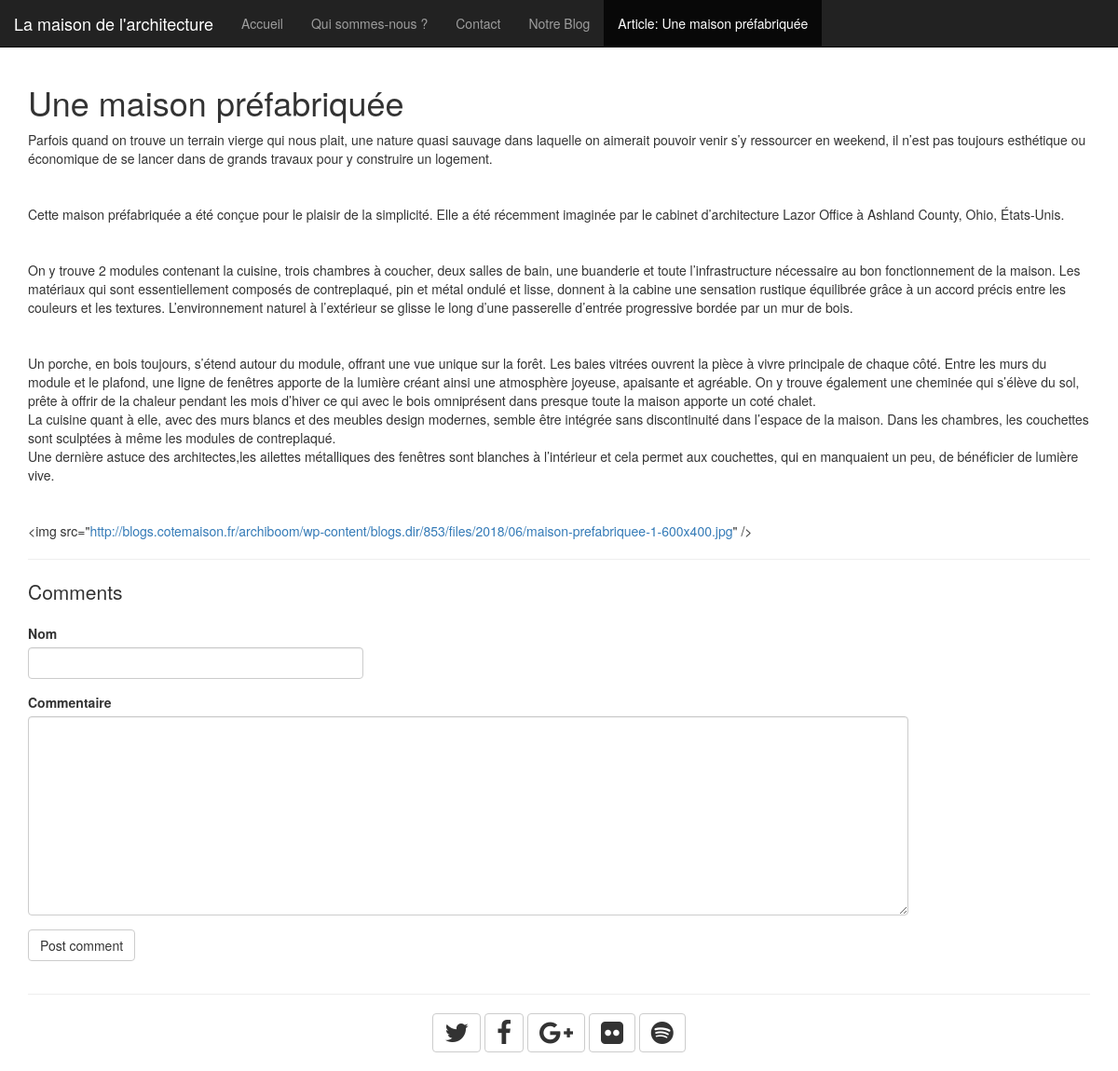
/blog/posts/4, run on the app's committed database.
### app/models.py (models this page shows)
class Post(db.Model):
    __tablename__ = 'posts'
    id          = db.Column(db.Integer, primary_key=True)
    title       = db.Column(db.String(255))
    content     = db.Column(db.Text)
    comments    = db.relationship('Comment', backref="post", lazy='dynamic')
    created_at  = db.Column(db.DateTime, default=db.func.now())
    updated_at  = db.Column(db.DateTime, default=db.func.now(), onupdate=db.func.now())

### app/routes.py (the view, shortened to what this page needs)
@app.route('/blog/posts/<int:id>', methods=['GET', 'POST'])
def post_detail(id):
    post = Post.query.filter_by(id=id).first_or_404()
    form = CommentForm(request.form)
    context = {
        'post': post,
        'form': form,
    }
    return render_template('blog/post_detail.html', **context)

### app/forms.py
class CommentForm(Form):
    name = StringField('Nom', [DataRequired()])
    content = TextAreaField('Commentaire', [DataRequired()])

### app/templates/blog/post_detail.html (shortened to what this page needs)
{% extends 'blog/blog_layout.html' %}
{% block active %}
    <li><a href="{{ url_for('home_blog') }}">Notre Blog</a></li>
  <li class="active"><a>Article: {{ post.title }}</a></li>
{% endblock active %}
{% block body %}
    <div>
        <h1 class="title">{{ post.title }}</h1>
        <p class="content">{{ post.content|safe }}</p>
    </div>
    <hr/>
    <div>
        <p class="lead">Comments</p>
        {% from 'includes/_formhelpers.html' import render_field2 %}
        <form class="row" method="POST" action="">
            <div class="form-group col-sm-4 ">
                {{ render_field2(form.name, class_="form-control", required="required") }}
            </div>
            <div class="form-group col-sm-10">
                {{ render_field2(form.content, class_="form-control", required="required", rows="10") }}
            </div>
            <div class="form-group col-sm-4">
                <input type="submit" value="Post comment" class="btn btn-default" />
            </div>
        </form>
        <hr/>
    </div>
{% endblock body %}

### data on the page
Post: title "Une maison préfabriquée", content "Parfois quand on trouve un terrain vierge qui nous plait, une nature quasi sauvage dans laquelle on aimerait pouvoir venir s’y ressourcer en weekend, il n’est pas toujours esthétique ou économique de se lancer dans de grands travaux pour y construire un logement. Cette maison préfabriquée a été conçue pour le plaisir de la simplicité. Elle a été récemment imaginée par le cabinet d’architecture Lazor Office à Ashland County, Ohio, États-Unis. On y trouve 2 modules contenant la cuisine, trois chambres à coucher, deux salles de bain, une buanderie et toute l’infrastructure nécessaire au bon fonctionnement de la maison. Les matériaux qui sont essentiellement composés de contreplaqué, pin et…"

### other printed values
{{ field.label }} "Nom Commentaire"
